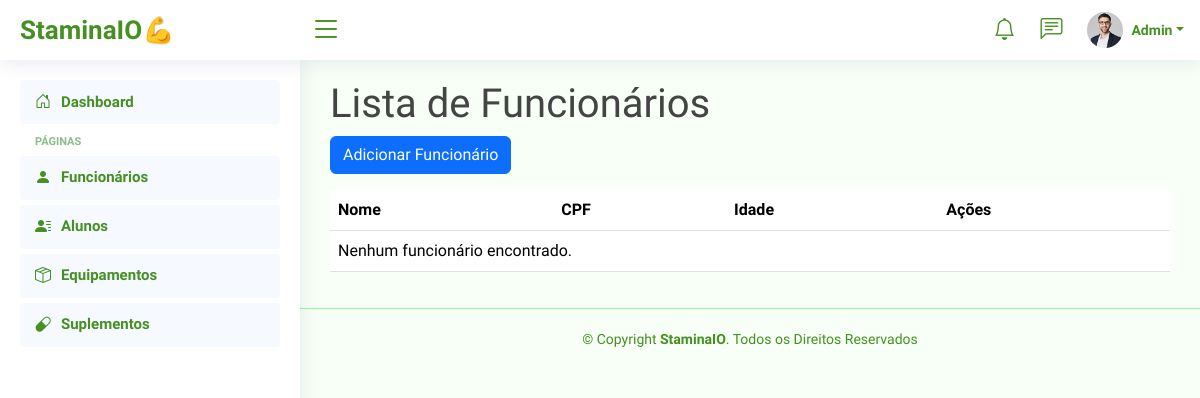
The app's page /dashboard/funcionarios/, older data.
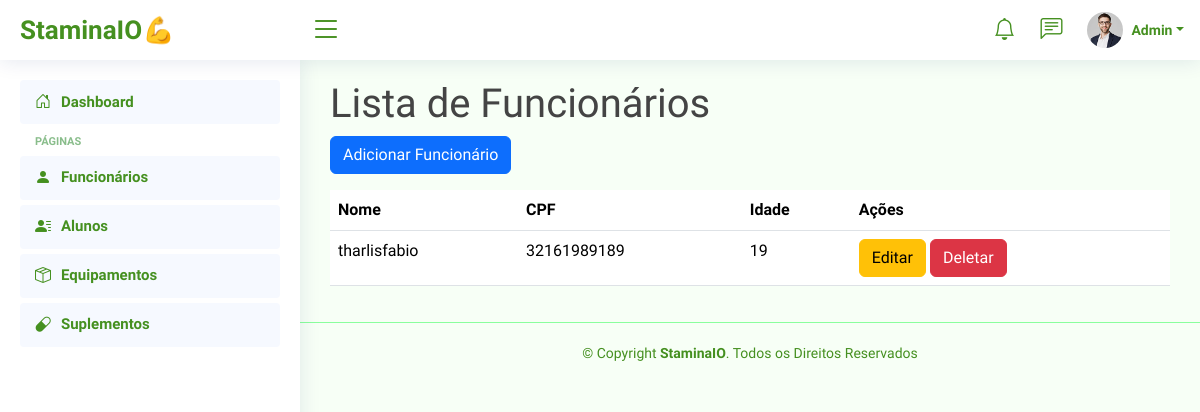
The same page, newer data.
### pessoa/models.py (models this page shows, shortened)
class Pessoa(models.Model):
    nome = models.CharField(max_length=100)
    cpf = models.CharField(max_length=11, unique=True)
    idade = models.IntegerField()
    class Meta:
        abstract = True

class Funcionario(Pessoa):
    funcao = models.CharField(max_length=50)
    salario = models.DecimalField(max_digits=10, decimal_places=2)
    horas_trabalhadas = models.IntegerField()
    telefone = models.CharField(max_length=15)

### pessoa/views.py (the view)
# urls.py: path('funcionarios/', listar_funcionarios, name='lista_funcionarios'),
def listar_funcionarios(request):
    funcionarios = Funcionario.objects.all()
    return render(request, 'pessoa/listar_funcionarios.html', {'funcionarios': funcionarios})

### templates/pessoa/listar_funcionarios.html (shortened to what this page needs)
{% extends '_base.html' %}
{% block content %}
    <h1>Lista de Funcionários</h1>
    <a href="{% url 'pessoa:adicionar_funcionario' %}" class="btn btn-primary">Adicionar Funcionário</a>
    <table class="table funcionario-table mt-3">
        <thead>
            <tr>
                <th>Nome</th>
                <th>CPF</th>
                <th>Idade</th>
                <th>Ações</th>
            </tr>
        </thead>
        <tbody>
            {% for funcionario in funcionarios %}
            <tr>
                <td>{{ funcionario.nome }}</td>
                <td>{{ funcionario.cpf }}</td>
                <td>{{ funcionario.idade }}</td>
                <td>
                    <a href="{% url 'pessoa:editar_funcionario' funcionario.pk %}" class="btn btn-warning">Editar</a>
                    <a href="{% url 'pessoa:deletar_funcionario' funcionario.pk %}" class="btn btn-danger">Deletar</a>
                </td>
            </tr>
            {% empty %}
            <tr>
                <td colspan="4">Nenhum funcionário encontrado.</td>
            </tr>
            {% endfor %}
        </tbody>
    </table>
{% endblock %}

Row changes from the older to the newer data that the page shows:
added Funcionario: nome "tharlisfabio", cpf "32161989189", idade "19"
Text that changed along with them:
text no longer shown: "Nenhum funcionário encontrado."
